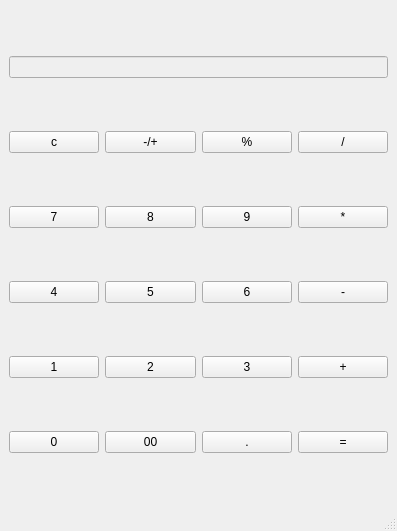
<?xml version="1.0" encoding="UTF-8"?>
<ui version="4.0">
 <class>MainWindow</class>
 <widget class="QMainWindow" name="MainWindow">
  <property name="geometry">
   <rect>
    <x>0</x>
    <y>0</y>
    <width>397</width>
    <height>531</height>
   </rect>
  </property>
  <property name="windowTitle">
   <string>MainWindow</string>
  </property>
  <widget class="QWidget" name="centralwidget">
   <layout class="QGridLayout" name="gridLayout_2">
    <item row="0" column="0" colspan="4">
     <widget class="QLineEdit" name="lineEdit">
      <property name="enabled">
       <bool>false</bool>
      </property>
     </widget>
    </item>
    <item row="1" column="0">
     <widget class="QPushButton" name="pushButton">
      <property name="text">
       <string>c</string>
      </property>
     </widget>
    </item>
    <item row="1" column="1">
     <widget class="QPushButton" name="pushButton_2">
      <property name="text">
       <string>-/+</string>
      </property>
     </widget>
    </item>
    <item row="1" column="2">
     <widget class="QPushButton" name="pushButton_3">
      <property name="text">
       <string>%</string>
      </property>
     </widget>
    </item>
    <item row="1" column="3">
     <widget class="QPushButton" name="pushButton_4">
      <property name="text">
       <string>/</string>
      </property>
     </widget>
    </item>
    <item row="2" column="0">
     <widget class="QPushButton" name="pushButton_5">
      <property name="text">
       <string>7</string>
      </property>
     </widget>
    </item>
    <item row="2" column="1">
     <widget class="QPushButton" name="pushButton_6">
      <property name="text">
       <string>8</string>
      </property>
     </widget>
    </item>
    <item row="2" column="2">
     <widget class="QPushButton" name="pushButton_7">
      <property name="text">
       <string>9</string>
      </property>
     </widget>
    </item>
    <item row="2" column="3">
     <widget class="QPushButton" name="pushButton_8">
      <property name="text">
       <string>*</string>
      </property>
     </widget>
    </item>
    <item row="3" column="0">
     <widget class="QPushButton" name="pushButton_9">
      <property name="text">
       <string>4</string>
      </property>
     </widget>
    </item>
    <item row="3" column="1">
     <widget class="QPushButton" name="pushButton_10">
      <property name="text">
       <string>5</string>
      </property>
     </widget>
    </item>
    <item row="3" column="2">
     <widget class="QPushButton" name="pushButton_11">
      <property name="text">
       <string>6</string>
      </property>
     </widget>
    </item>
    <item row="3" column="3">
     <widget class="QPushButton" name="pushButton_12">
      <property name="text">
       <string>-</string>
      </property>
     </widget>
    </item>
    <item row="4" column="0">
     <widget class="QPushButton" name="pushButton_13">
      <property name="text">
       <string>1</string>
      </property>
     </widget>
    </item>
    <item row="4" column="1">
     <widget class="QPushButton" name="pushButton_14">
      <property name="text">
       <string>2</string>
      </property>
     </widget>
    </item>
    <item row="4" column="2">
     <widget class="QPushButton" name="pushButton_15">
      <property name="text">
       <string>3</string>
      </property>
     </widget>
    </item>
    <item row="4" column="3">
     <widget class="QPushButton" name="pushButton_16">
      <property name="text">
       <string>+</string>
      </property>
     </widget>
    </item>
    <item row="5" column="0">
     <widget class="QPushButton" name="pushButton_17">
      <property name="text">
       <string>0</string>
      </property>
     </widget>
    </item>
    <item row="5" column="1">
     <widget class="QPushButton" name="pushButton_18">
      <property name="text">
       <string>00</string>
      </property>
     </widget>
    </item>
    <item row="5" column="2">
     <widget class="QPushButton" name="pushButton_19">
      <property name="text">
       <string>.</string>
      </property>
     </widget>
    </item>
    <item row="5" column="3">
     <widget class="QPushButton" name="pushButton_20">
      <property name="text">
       <string>=</string>
      </property>
     </widget>
    </item>
   </layout>
  </widget>
  <widget class="QMenuBar" name="menubar">
   <property name="geometry">
    <rect>
     <x>0</x>
     <y>0</y>
     <width>397</width>
     <height>21</height>
    </rect>
   </property>
  </widget>
  <widget class="QStatusBar" name="statusbar"/>
 </widget>
 <resources/>
 <connections/>
</ui>
